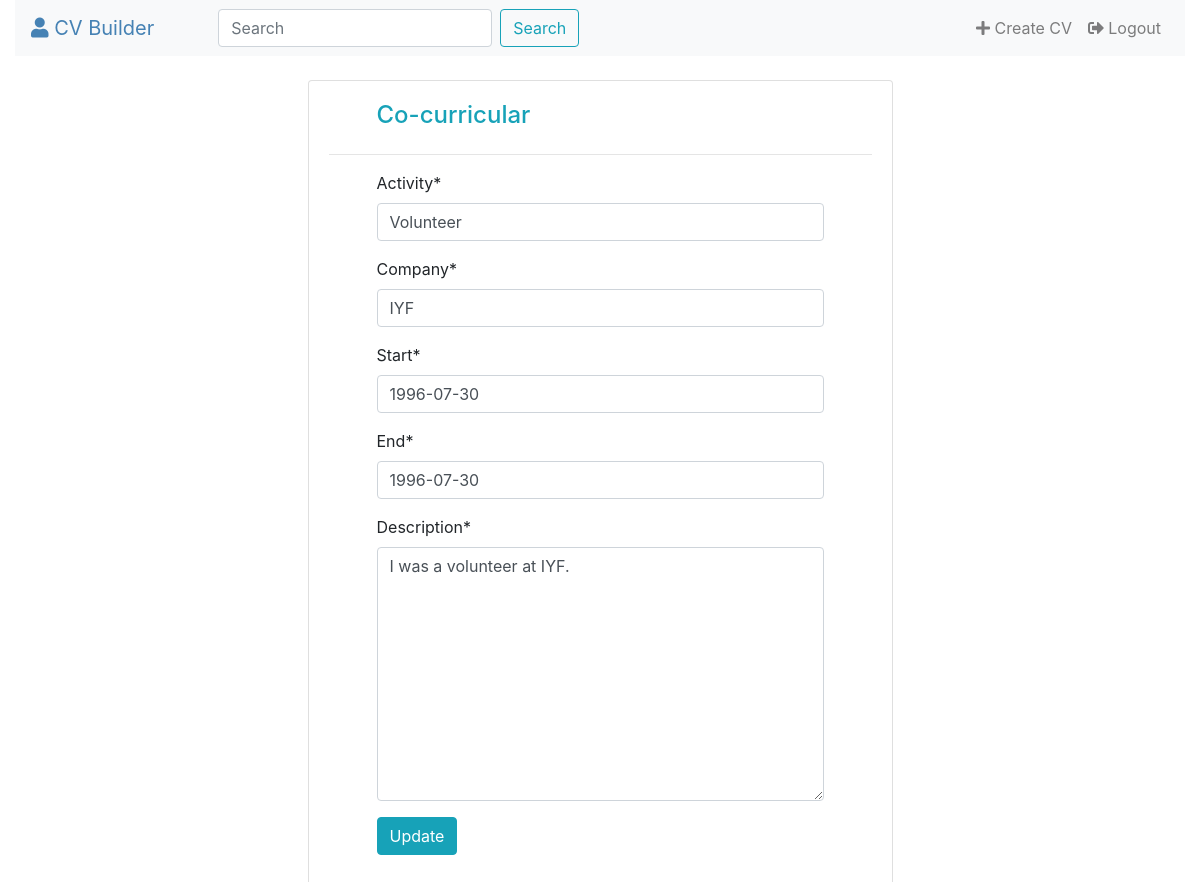
Page /1/cocurricular-update (signed in) on the committed database.
### usercv/models.py (models this page shows, shortened)
class Cv(models.Model):
    title = models.CharField(max_length=50, default='Section Title')
    created = models.DateTimeField(auto_now_add=True)
    updated = models.DateTimeField(auto_now=True)
    class Meta:
        abstract = True

class Cocurricular(Cv):
    user = models.ForeignKey(User, on_delete=models.CASCADE)
    activity = models.CharField(max_length=30)
    company = models.CharField(max_length=30)
    start = models.DateField(null=True)
    end = models.DateField(null=True)
    description = models.TextField()

### usercv/views.py (the view, shortened to what this page needs)
# urls.py: path('<int:pk>/cocurricular-update', views.CocurricularUpdateView.as_view(), name='cocurricular-update'),
class CocurricularUpdateView(UpdateView):
    model = Cocurricular
    fields = ['activity', 'company', 'start', 'end', 'description']

### usercv/templates/usercv/cocurricular_form.html (shortened to what this page needs)
{% extends 'usercv/base.html' %}
{% load crispy_forms_tags %}
{% block content %}
     <br>
    <div class="row">
    <div class="col-sm-3"></div>
    <div class="col-sm-6">
    <div class="card card-body">
        <h4 class="text-info ml-5">Co-curricular</h4><hr>
        <form class="form-horizontal mr-5 ml-5" action="" method="post" enctype="multipart/form-data">
            {{ form|crispy }}
            <div class="form-group">
                <button type="submit" class="btn btn-info">{% if object %}Update{% else %}Submit{% endif %}</button>
            </div>
        </form>
    </div>
    </div>
    </div>
{% endblock %}

### rows in the picture
Cocurricular: activity "Volunteer", company "IYF", start "1996-07-30", end "1996-07-30", description "I was a volunteer at IYF."
